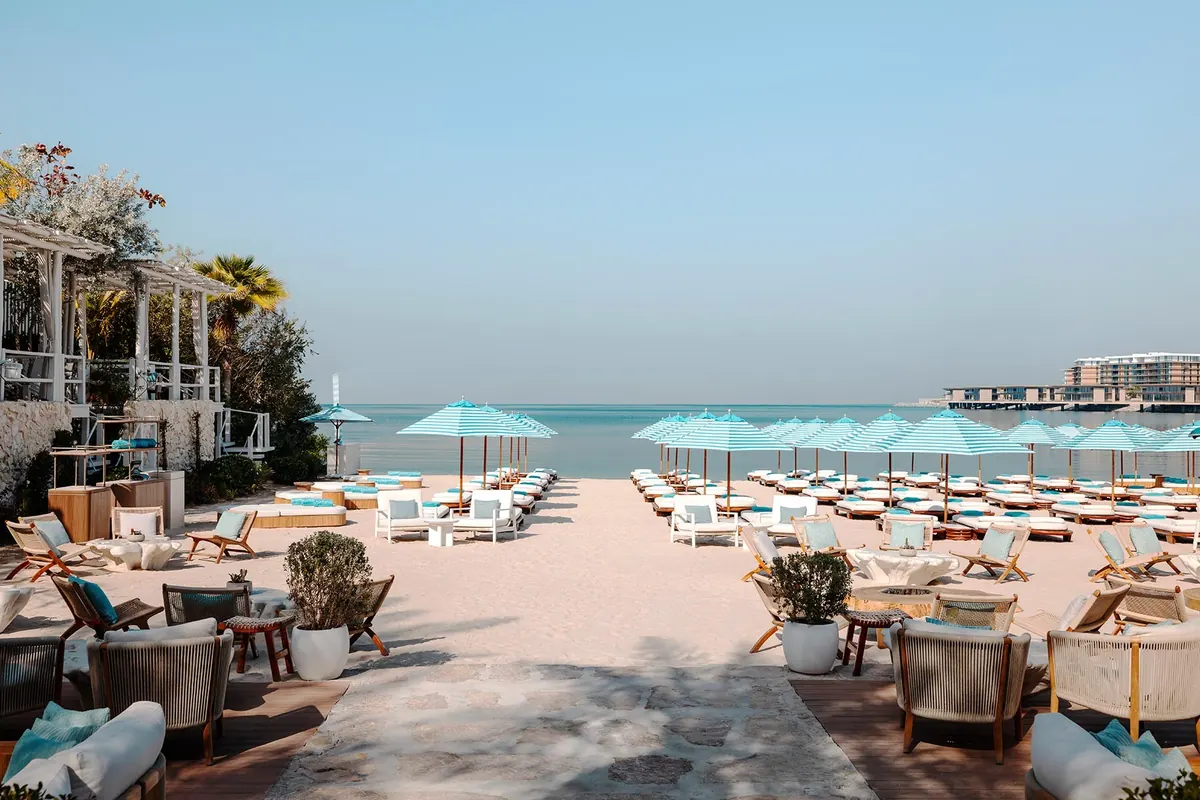
#> input picture assets/img/beach-main-1200.webp, 1200 x 800 px, given in place of nammos-dubai-slider-1.jpg, which was not available
$ python images.py ../assets/img
#> lines starting #> are read from the running program, lines starting #| are printed output that depends on the picture; pictures that were not available may be replaced by others from this repository, and a replacement may not be noted
"""Image pipeline: crop Nammos source photos to the slots used by the site and export WebP at mobile-first widths.
Usage: python tools/images.py <source_dir>
"""
import os, sys
from PIL import Image, ImageOps
SRC = sys.argv[1]
OUT = os.path.join(os.path.dirname(__file__), '..', 'assets', 'img')
os.makedirs(OUT, exist_ok=True)
M45 = ('m', (4, 5), [780, 1170]); D169 = ('d', (16, 9), [1440, 1920]); M916 = ('m', (3, 4), [780, 1170])
SLOTS = {
    'hero':            ('nammos-dubai-slider-1.jpg',                 [M45, D169], (0.5, 0.55)),
    'row-taste':       ('01_taste_nammos_dubai_0.jpg',               [('', (6, 7), [600, 900, 1200])], (0.5, 0.5)),
    'row-sun':         ('nammos-dubai-2.jpg',                        [('', (6, 7), [600, 900, 1200])], (0.5, 0.5)),
    'row-sunset':      ('nammos-sun-sets-dubai.jpg',                 [('', (6, 7), [600, 720])], (0.5, 0.5)),
    'block1':          ('nammos-dubai-3.jpg',                        [M916, D169], (0.5, 0.5)),
    'menu-teaser':     ('nammos-dubai-menu-slider.jpg',              [('', (3, 2), [780, 1200, 1600])], (0.5, 0.5)),
    'celeb-teaser':    ('nammos-dubai-private-events_01_0_1.jpg',    [('', (4, 5), [780, 1200])], (0.5, 0.5)),
    'shutter':         ('nammos_dubai-private-events-001_fresh_fish.jpg', [M45, D169], (0.5, 0.5)),
    'menu-side':       ('nammos_dubai_small_01.jpg',                 [('', (4, 5), [600, 900])], (0.5, 0.5)),
    'beach-main':      ('nammos_dubai_beach_life_02.jpg',            [('', (3, 2), [780, 1200, 1600])], (0.5, 0.5)),
    'block2':          ('03_sunsets_nammos_dubai.jpg',               [M916, D169], (0.5, 0.45)),
    'celebrate-main':  ('nammos_dubai-events.jpg',                   [('', (4, 5), [780, 1200])], (0.5, 0.4)),
    'contact-bg':      ('nammos_dubai-contact_slider_01.jpg',        [M916, D169], (0.5, 0.5)),
    'footer':          ('nammos_dubai_gallery_14.jpg',               [('', (1, 1), [600, 900])], (0.5, 0.5)),
    'news-gp':         ('nammos-gp-abu-dhabi-website.jpg',           [('', (3, 2), [780, 1200])], (0.5, 0.5)),
    'news-icon':       ('nammos-dubai-nammos-world-news-1.jpg',      [('', (3, 2), [780, 1200])], (0.5, 0.5)),
    'menus-hero':      ('nammos-dubai-menu-slider.jpg',              [M45, D169], (0.5, 0.5)),
    'menus-dish':      ('nammos_dubai_small_01.jpg',                 [('', (3, 2), [780, 1200])], (0.5, 0.5)),
    'menus-2':         ('nammos_dubai_gallery_08.jpg',               [('', (3, 2), [780, 1200])], (0.5, 0.5)),
    'menus-3':         ('nammos_dubai_gallery_10.jpg',               [('', (4, 5), [780, 1200])], (0.5, 0.5)),
    'celeb-hero':      ('nammos_dubai_slider_events-private-01.jpg', [M45, D169], (0.5, 0.45)),
    'celeb-weddings':  ('nammos-dubai-private-events_01_0_1.jpg',    [('', (4, 5), [780, 1200])], (0.5, 0.5)),
    'celeb-parties':   ('nammos_dubai-events.jpg',                   [('', (4, 5), [780, 1200])], (0.5, 0.4)),
    'celeb-corporate': ('nammos-dubai-private-events-1.jpg',         [('', (4, 5), [780, 1200])], (0.5, 0.35)),
    'celeb-table':     ('nammos-dubai-events-23.jpg',                [('', (3, 2), [780, 1200])], (0.5, 0.5)),
    'contact-hero':    ('nammos_dubai-contact_slider_01.jpg',        [M45, D169], (0.5, 0.5)),
    'contact-team':    ('contact-nammos-002.jpg',                    [('', (4, 5), [560])], (0.6, 0.5)),
    'og':              ('nammos-dubai-slider-1.jpg',                 [('', (1200, 630), [1200])], (0.5, 0.55)),
}
for i in range(1, 16):
    name = {7: 'nammos_dubai_gallery_07_0.jpg', 9: 'nammos_dubai_gallery_09_1.jpg', 12: 'nammos_dubai_gallery_12_1.jpg'}.get(i, f'nammos_dubai_gallery_{i:02d}.jpg')
    SLOTS[f'gallery-{i:02d}'] = (name, [('', (4, 5), [600, 900])], (0.5, 0.5))

def crop_to(im, ratio, focus):
    w, h = im.size; rw, rh = ratio
    target = rw / rh
    if w / h > target:  # too wide → crop width
        nw = int(round(h * target)); x0 = int(round((w - nw) * focus[0])); box = (x0, 0, x0 + nw, h)
    else:
        nh = int(round(w / target)); y0 = int(round((h - nh) * focus[1])); box = (0, y0, w, y0 + nh)
    return im.crop(box)

manifest = []
for slot, (src, variants, focus) in SLOTS.items():
    im = ImageOps.exif_transpose(Image.open(os.path.join(SRC, src)).convert('RGB'))
#> im is the input picture: PIL image 1200x800 RGB; mean R, G, B 152.3, 161.3, 165.2
    for suffix, ratio, widths in variants:
        c = crop_to(im, ratio, focus)
        done = set()
        for w in widths:
            w = min(w, c.size[0])  # never upscale: fall back to the crop's native width
            if w in done:
                continue
            done.add(w)
            out = c.resize((w, int(round(w * c.size[1] / c.size[0]))), Image.LANCZOS)
            name = f"{slot}{'-' + suffix if suffix else ''}-{w}.webp"
            out.save(os.path.join(OUT, name), 'WEBP', quality=78, method=6)
            manifest.append((name, out.size, os.path.getsize(os.path.join(OUT, name)) // 1024, src))
#> this loop made 2 passes
#> pass 1, `c = crop_to(im, ratio, focus)`:
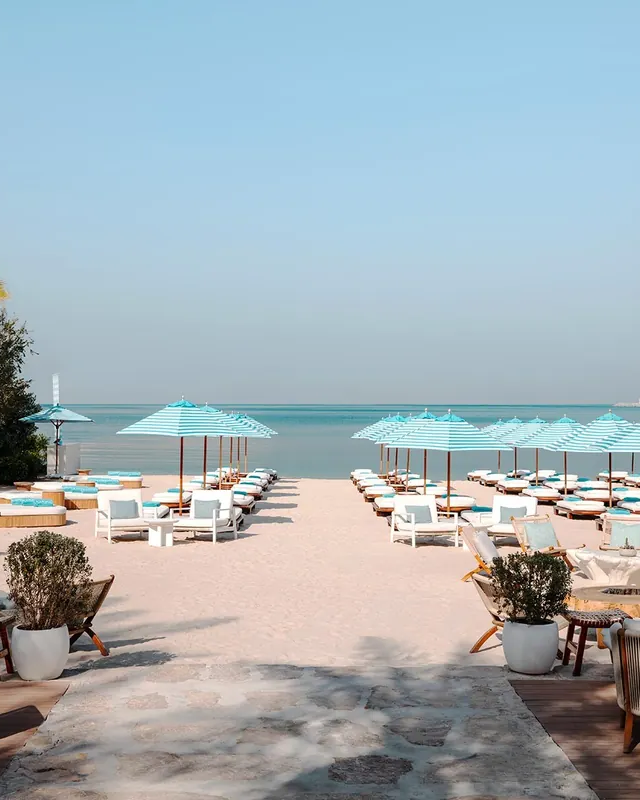
#> c: PIL image 640x800 RGB; mean R, G, B 164.6, 177.5, 183.8
#> pass 2, `c = crop_to(im, ratio, focus)`:
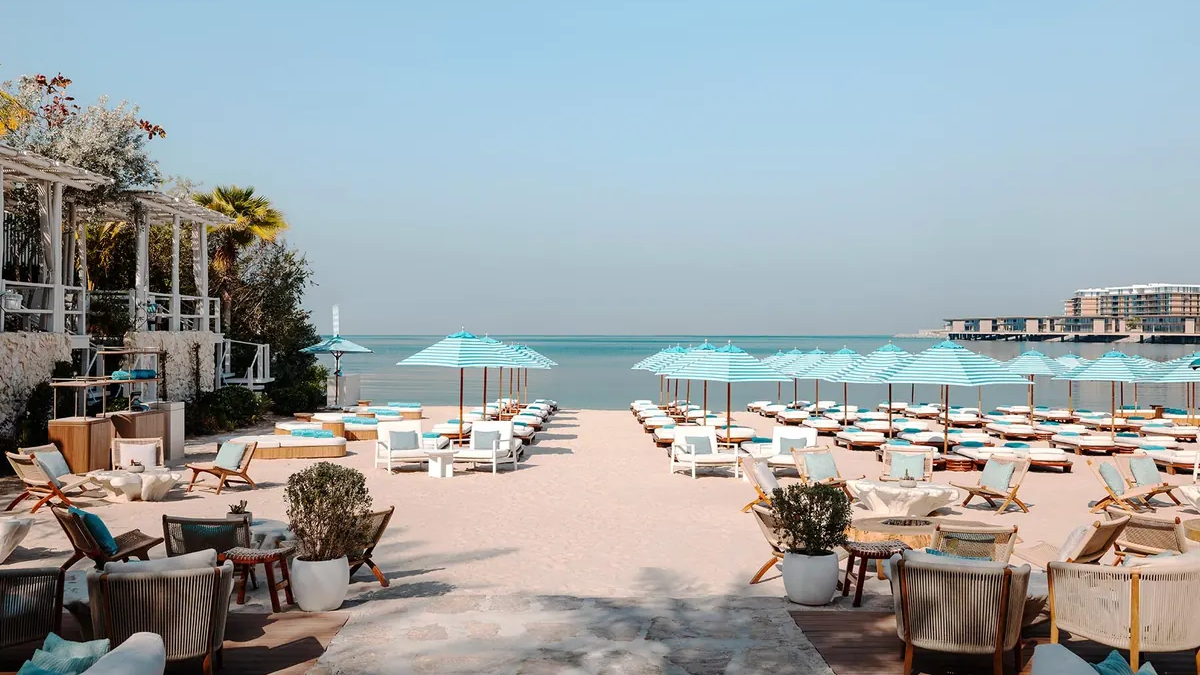
#> c: PIL image 1200x675 RGB; mean R, G, B 155.5, 162.3, 164.6
#> after the loop, manifest = [('hero-m-640.webp', (640, 800), 42, 'nammos-dubai-slider-1.jpg'), ('hero-d-1200.webp', (1200, 675), 99, 'nammos-dubai-slider-1.jpg')]
#> pass 2 of the loop `for slot, (src, variants, focus) in SLOTS.items():`:
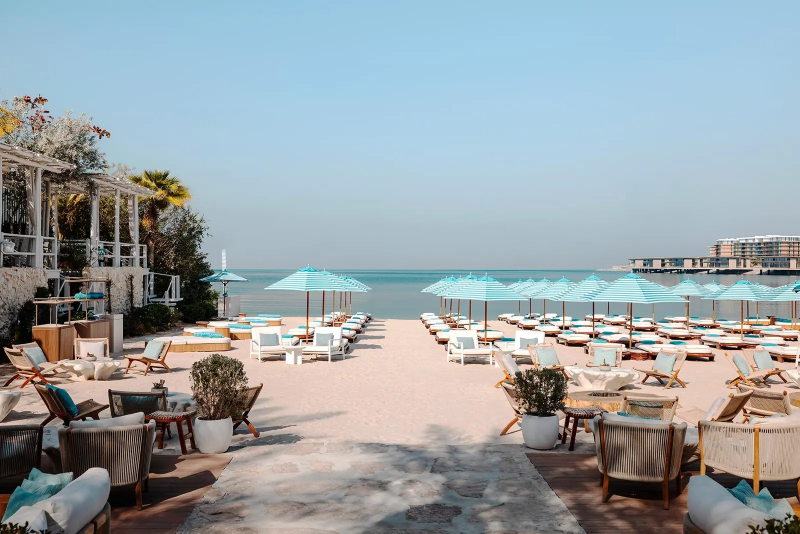
#> input picture assets/img/beach-main-1600.webp, 1600 x 1067 px, given in place of 01_taste_nammos_dubai_0.jpg, which was not available (shown at 1/2 size)
#> im is the input picture: PIL image 1600x1067 RGB; mean R, G, B 152.3, 161.3, 165.2
#> the loop `for suffix, ratio, widths in variants:` made 1 pass
#> pass 1, `c = crop_to(im, ratio, focus)`:
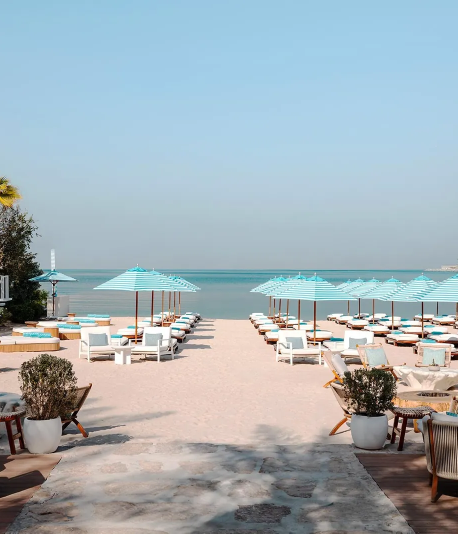
#> c: PIL image 915x1067 RGB (shown at 1/2 size); mean R, G, B 163, 175.5, 181.4
#> pass 1, `out.save(os.path.join(OUT, name), 'WEBP', quality=78, method=6)`:
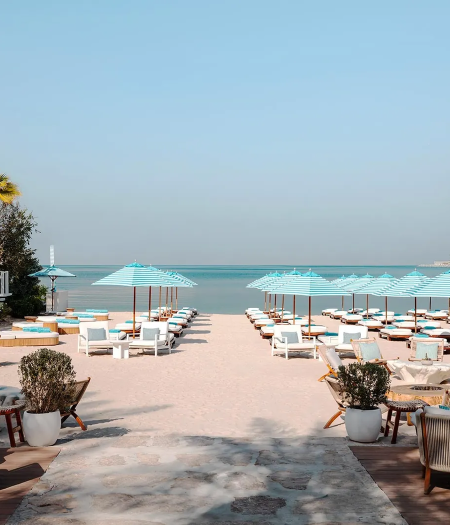
#> saved as row-taste-900.webp: PIL image 900x1050 RGB (shown at 1/2 size); mean R, G, B 163, 175.5, 181.4
#> after the loop `for suffix, ratio, widths in variants:`: manifest = 5 items
#> (the run stopped early here; a loop or call above may not have finished)
